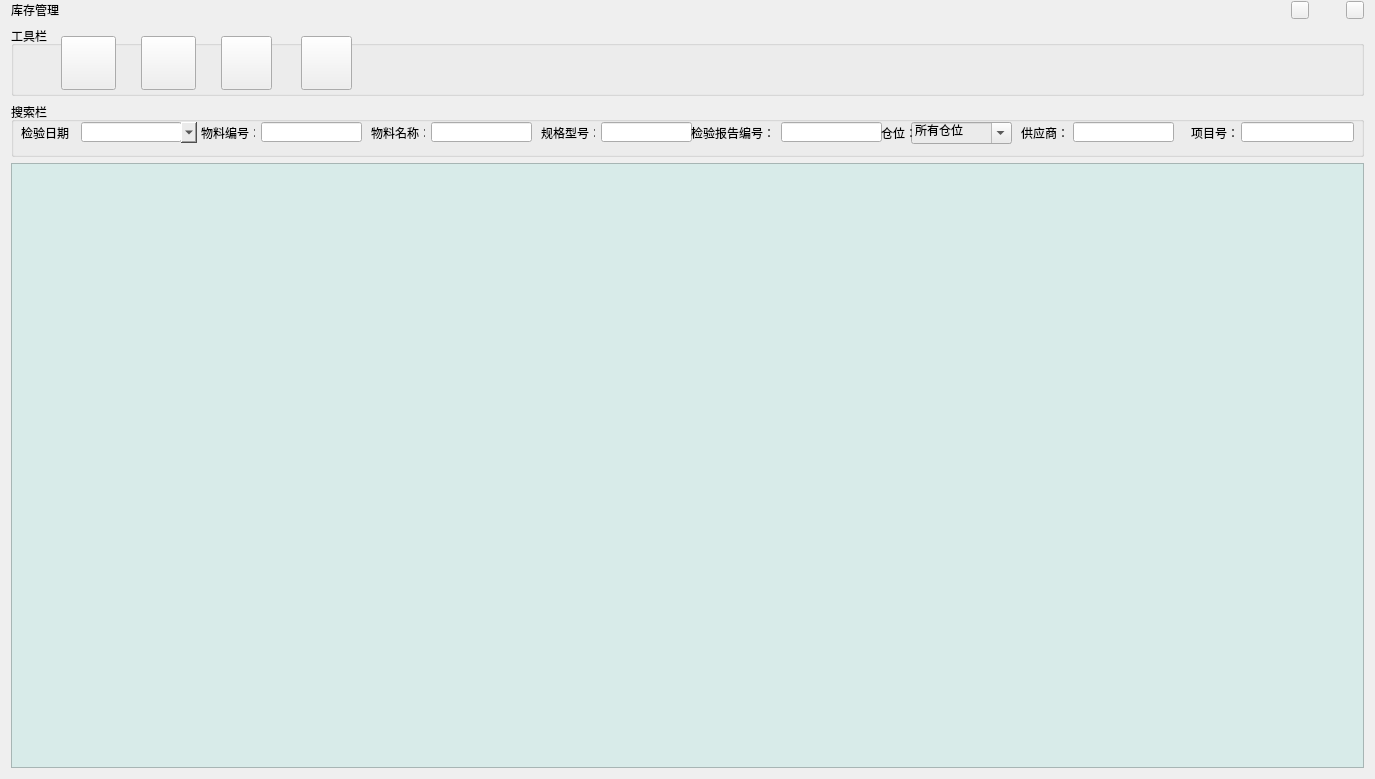
<?xml version="1.0" encoding="UTF-8"?>
<ui version="4.0">
 <class>KCGL</class>
 <widget class="QWidget" name="KCGL">
  <property name="geometry">
   <rect>
    <x>0</x>
    <y>0</y>
    <width>1375</width>
    <height>779</height>
   </rect>
  </property>
  <property name="windowTitle">
   <string>Form</string>
  </property>
  <layout class="QVBoxLayout" name="verticalLayout" stretch="1,3,2,20">
   <property name="topMargin">
    <number>0</number>
   </property>
   <item>
    <layout class="QHBoxLayout" name="horizontalLayout">
     <item>
      <widget class="QLabel" name="label">
       <property name="font">
        <font>
         <pointsize>9</pointsize>
        </font>
       </property>
       <property name="text">
        <string>库存管理</string>
       </property>
      </widget>
     </item>
     <item>
      <spacer name="horizontalSpacer">
       <property name="orientation">
        <enum>Qt::Horizontal</enum>
       </property>
       <property name="sizeHint" stdset="0">
        <size>
         <width>40</width>
         <height>20</height>
        </size>
       </property>
      </spacer>
     </item>
     <item>
      <widget class="minButton" name="toolButton">
       <property name="minimumSize">
        <size>
         <width>18</width>
         <height>18</height>
        </size>
       </property>
       <property name="maximumSize">
        <size>
         <width>18</width>
         <height>18</height>
        </size>
       </property>
       <property name="text">
        <string/>
       </property>
      </widget>
     </item>
     <item>
      <widget class="QPushButton" name="pushButton_2">
       <property name="minimumSize">
        <size>
         <width>18</width>
         <height>18</height>
        </size>
       </property>
       <property name="maximumSize">
        <size>
         <width>25</width>
         <height>16777215</height>
        </size>
       </property>
       <property name="styleSheet">
        <string notr="true">QPushButton
{	
	background-image: url(:/images/max-min_first.png);
	background-repeat:no-repeat;
	background-position:center center;
	border:none;
}
QPushButton:hover
{
	background-repeat:no-repeat;
	background-position:center center;
	background-image: url(:/images/max-min_after.png);
	border:none;
}</string>
       </property>
       <property name="text">
        <string/>
       </property>
      </widget>
     </item>
     <item>
      <widget class="closeButton" name="toolButton_2">
       <property name="sizePolicy">
        <sizepolicy hsizetype="Minimum" vsizetype="Minimum">
         <horstretch>0</horstretch>
         <verstretch>0</verstretch>
        </sizepolicy>
       </property>
       <property name="minimumSize">
        <size>
         <width>18</width>
         <height>18</height>
        </size>
       </property>
       <property name="maximumSize">
        <size>
         <width>18</width>
         <height>18</height>
        </size>
       </property>
       <property name="text">
        <string/>
       </property>
      </widget>
     </item>
    </layout>
   </item>
   <item>
    <widget class="QGroupBox" name="groupBox">
     <property name="maximumSize">
      <size>
       <width>16777215</width>
       <height>70</height>
      </size>
     </property>
     <property name="title">
      <string>工具栏</string>
     </property>
     <widget class="QPushButton" name="pushButton">
      <property name="geometry">
       <rect>
        <x>50</x>
        <y>10</y>
        <width>55</width>
        <height>54</height>
       </rect>
      </property>
      <property name="styleSheet">
       <string notr="true">background-image: url(:/images/增加员工.png);</string>
      </property>
      <property name="text">
       <string/>
      </property>
     </widget>
     <widget class="QPushButton" name="pushButton_wlbh">
      <property name="geometry">
       <rect>
        <x>130</x>
        <y>10</y>
        <width>55</width>
        <height>54</height>
       </rect>
      </property>
      <property name="styleSheet">
       <string notr="true">background-image: url(:/images/物料编号.png);</string>
      </property>
      <property name="text">
       <string/>
      </property>
     </widget>
     <widget class="QPushButton" name="pushButton_daoru">
      <property name="geometry">
       <rect>
        <x>210</x>
        <y>10</y>
        <width>51</width>
        <height>54</height>
       </rect>
      </property>
      <property name="styleSheet">
       <string notr="true">background-image: url(:/images/库存导入.png);</string>
      </property>
      <property name="text">
       <string/>
      </property>
     </widget>
     <widget class="QPushButton" name="pushButton_daochu">
      <property name="geometry">
       <rect>
        <x>290</x>
        <y>10</y>
        <width>51</width>
        <height>54</height>
       </rect>
      </property>
      <property name="styleSheet">
       <string notr="true">background-image: url(:/images/库存导出.png);</string>
      </property>
      <property name="text">
       <string/>
      </property>
     </widget>
    </widget>
   </item>
   <item>
    <widget class="QGroupBox" name="groupBox_2">
     <property name="maximumSize">
      <size>
       <width>16777215</width>
       <height>55</height>
      </size>
     </property>
     <property name="title">
      <string>搜索栏</string>
     </property>
     <widget class="QLabel" name="label_2">
      <property name="geometry">
       <rect>
        <x>360</x>
        <y>20</y>
        <width>54</width>
        <height>21</height>
       </rect>
      </property>
      <property name="text">
       <string>物料名称：</string>
      </property>
     </widget>
     <widget class="QLineEdit" name="lineEdit_name">
      <property name="geometry">
       <rect>
        <x>420</x>
        <y>20</y>
        <width>101</width>
        <height>20</height>
       </rect>
      </property>
     </widget>
     <widget class="QLabel" name="label_3">
      <property name="geometry">
       <rect>
        <x>530</x>
        <y>20</y>
        <width>54</width>
        <height>21</height>
       </rect>
      </property>
      <property name="text">
       <string>规格型号：</string>
      </property>
     </widget>
     <widget class="QLineEdit" name="lineEdit_ID">
      <property name="geometry">
       <rect>
        <x>590</x>
        <y>20</y>
        <width>91</width>
        <height>20</height>
       </rect>
      </property>
     </widget>
     <widget class="QLabel" name="label_4">
      <property name="geometry">
       <rect>
        <x>1010</x>
        <y>20</y>
        <width>54</width>
        <height>21</height>
       </rect>
      </property>
      <property name="text">
       <string>供应商：</string>
      </property>
     </widget>
     <widget class="QLineEdit" name="lineEdit_privoder">
      <property name="geometry">
       <rect>
        <x>1062</x>
        <y>20</y>
        <width>101</width>
        <height>20</height>
       </rect>
      </property>
     </widget>
     <widget class="QLabel" name="label_5">
      <property name="geometry">
       <rect>
        <x>1180</x>
        <y>20</y>
        <width>54</width>
        <height>21</height>
       </rect>
      </property>
      <property name="text">
       <string>项目号：</string>
      </property>
     </widget>
     <widget class="QLineEdit" name="lineEdit_proID">
      <property name="geometry">
       <rect>
        <x>1230</x>
        <y>20</y>
        <width>113</width>
        <height>20</height>
       </rect>
      </property>
     </widget>
     <widget class="QLabel" name="label_7">
      <property name="geometry">
       <rect>
        <x>190</x>
        <y>20</y>
        <width>54</width>
        <height>21</height>
       </rect>
      </property>
      <property name="text">
       <string>物料编号：</string>
      </property>
     </widget>
     <widget class="QLineEdit" name="lineEdit_Num">
      <property name="geometry">
       <rect>
        <x>250</x>
        <y>20</y>
        <width>101</width>
        <height>20</height>
       </rect>
      </property>
     </widget>
     <widget class="QLabel" name="label_serialID">
      <property name="geometry">
       <rect>
        <x>680</x>
        <y>20</y>
        <width>81</width>
        <height>21</height>
       </rect>
      </property>
      <property name="text">
       <string>检验报告编号：</string>
      </property>
     </widget>
     <widget class="QLineEdit" name="lineEdit_serialID">
      <property name="geometry">
       <rect>
        <x>770</x>
        <y>20</y>
        <width>101</width>
        <height>20</height>
       </rect>
      </property>
     </widget>
     <widget class="QComboBox" name="comboBox">
      <property name="geometry">
       <rect>
        <x>900</x>
        <y>20</y>
        <width>101</width>
        <height>22</height>
       </rect>
      </property>
      <property name="styleSheet">
       <string notr="true">background-color: rgb(235, 235, 235);</string>
      </property>
      <property name="editable">
       <bool>true</bool>
      </property>
      <property name="currentText">
       <string>所有仓位</string>
      </property>
     </widget>
     <widget class="QLabel" name="label_6">
      <property name="geometry">
       <rect>
        <x>870</x>
        <y>20</y>
        <width>31</width>
        <height>21</height>
       </rect>
      </property>
      <property name="text">
       <string>仓位：</string>
      </property>
     </widget>
     <widget class="QLabel" name="label_8">
      <property name="geometry">
       <rect>
        <x>10</x>
        <y>20</y>
        <width>51</width>
        <height>21</height>
       </rect>
      </property>
      <property name="text">
       <string>检验日期：</string>
      </property>
     </widget>
     <widget class="QLineEdit" name="lineEdit_inTime">
      <property name="enabled">
       <bool>true</bool>
      </property>
      <property name="geometry">
       <rect>
        <x>70</x>
        <y>20</y>
        <width>101</width>
        <height>20</height>
       </rect>
      </property>
     </widget>
     <widget class="QToolButton" name="toolButton_time">
      <property name="geometry">
       <rect>
        <x>170</x>
        <y>20</y>
        <width>16</width>
        <height>21</height>
       </rect>
      </property>
      <property name="styleSheet">
       <string notr="true">background-color: rgb(235, 235, 235);</string>
      </property>
      <property name="text">
       <string/>
      </property>
      <property name="arrowType">
       <enum>Qt::DownArrow</enum>
      </property>
     </widget>
    </widget>
   </item>
   <item>
    <widget class="QTableView" name="tableView">
     <property name="toolTip">
      <string>右键可查看修改删除库存信息</string>
     </property>
     <property name="styleSheet">
      <string notr="true">background-color: rgb(216, 235, 233);</string>
     </property>
    </widget>
   </item>
  </layout>
 </widget>
 <customwidgets>
  <customwidget>
   <class>closeButton</class>
   <extends>QToolButton</extends>
   <header>closebutton.h</header>
  </customwidget>
  <customwidget>
   <class>minButton</class>
   <extends>QToolButton</extends>
   <header>minbutton.h</header>
  </customwidget>
 </customwidgets>
 <resources/>
 <connections/>
</ui>
